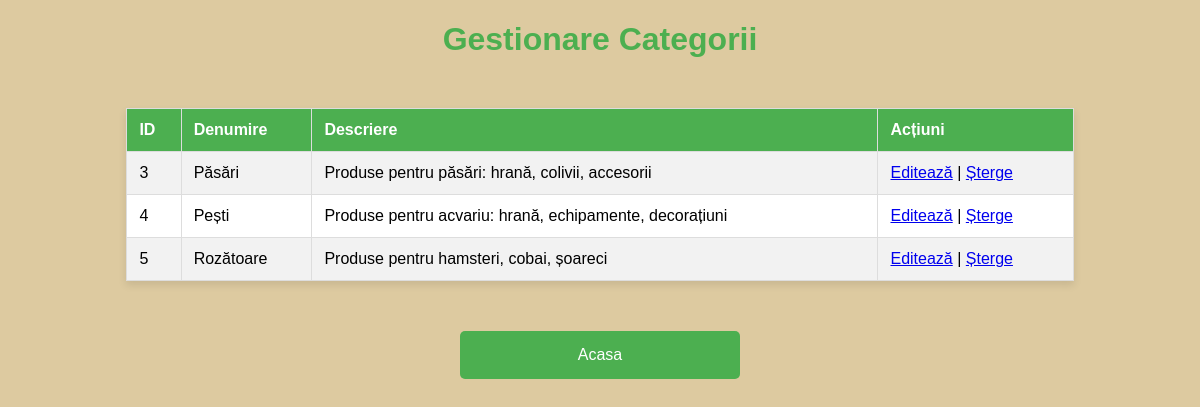
Page /categorii.php on the committed database.
### tables this page shows
CREATE TABLE `categorii` (
  `ID_categorie` int(11) NOT NULL,
  `Denumirea_categoriei` varchar(100) NOT NULL,
  `Descriere` text DEFAULT NULL,
  `created_at` timestamp NOT NULL DEFAULT current_timestamp()
);

### categorii.php (the view, shortened to what this page needs)
<?php
include('config.php');
$sql = "SELECT * FROM categorii";
$result = $conn->query($sql);
?>
<!DOCTYPE html>
<html lang="ro">
<head>
    <link rel="stylesheet" href="css.css">
</head>
<h1>Gestionare Categorii</h1>
<table border="1">
    <tr>
        <th>ID</th>
        <th>Denumire</th>
        <th>Descriere</th>
        <th>Acțiuni</th>
    </tr>
<?php
if ($result->num_rows > 0) {
    while ($row = $result->fetch_assoc()) {
        echo "<tr>
                <td>" . $row['ID_categorie'] . "</td>
                <td>" . $row['Denumirea_categoriei'] . "</td>
                <td>" . $row['Descriere'] . "</td>
                <td>
                    <a href='edit_categorie.php?id=" . $row['ID_categorie'] . "'>Editează</a> |
                    <a href='delete_categorie.php?id=" . $row['ID_categorie'] . "' onclick='return confirmDelete()'>Șterge</a>
                </td>
              </tr>";
    }
} else {
    echo "<tr><td colspan='4'>Nu există categorii înregistrate.</td></tr>";
}
?>
</table>
<a class="asd" href="index.php">Acasa</a>
</body>
</html>

### css.css (style rules this page uses)
a.asd { display: block; margin: 15px; padding: 15px; width: 250px; background-color: #4CAF50; color: white; text-decoration: none; border-radius: 5px; margin-left: auto; margin-right: auto; }
h1 { color: #4CAF50; }
table { width: 80%; margin: 50px auto; border-collapse: collapse; background-color: #ffffff; box-shadow: 0 4px 8px rgba(0, 0, 0, 0.1); }
th, td { padding: 12px; text-align: left; border: 1px solid #ddd; }
th { background-color: #4CAF50; color: white; }
tr:nth-child(even) { background-color: #f2f2f2; }

### rows in the picture
categorii: ID_categorie "3", Denumirea_categoriei "Păsări", Descriere "Produse pentru păsări: hrană, colivii, accesorii"
categorii: ID_categorie "4", Denumirea_categoriei "Pești", Descriere "Produse pentru acvariu: hrană, echipamente, decorațiuni"
categorii: ID_categorie "5", Denumirea_categoriei "Rozătoare", Descriere "Produse pentru hamsteri, cobai, șoareci"
